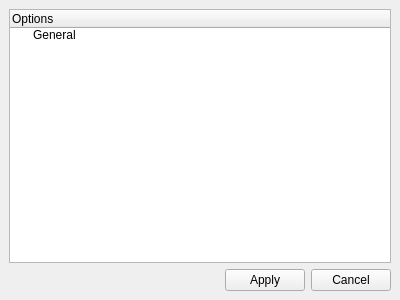
<?xml version="1.0" encoding="UTF-8"?>
<ui version="4.0">
 <class>OptionsWindow</class>
 <widget class="QMainWindow" name="OptionsWindow">
  <property name="geometry">
   <rect>
    <x>0</x>
    <y>0</y>
    <width>400</width>
    <height>300</height>
   </rect>
  </property>
  <property name="minimumSize">
   <size>
    <width>400</width>
    <height>300</height>
   </size>
  </property>
  <property name="windowTitle">
   <string>Options</string>
  </property>
  <widget class="QWidget" name="centralwidget">
   <layout class="QVBoxLayout" name="verticalLayout">
    <item>
     <layout class="QHBoxLayout" name="optionsLayout">
      <item>
       <widget class="QTreeWidget" name="treeWidget">
        <property name="sizePolicy">
         <sizepolicy hsizetype="Expanding" vsizetype="Preferred">
          <horstretch>0</horstretch>
          <verstretch>0</verstretch>
         </sizepolicy>
        </property>
        <column>
         <property name="text">
          <string>Options</string>
         </property>
        </column>
        <item>
         <property name="text">
          <string>General</string>
         </property>
         <property name="flags">
          <set>ItemIsSelectable|ItemIsEnabled</set>
         </property>
        </item>
       </widget>
      </item>
     </layout>
    </item>
    <item>
     <layout class="QHBoxLayout" name="horizontalLayout">
      <item>
       <spacer name="horizontalSpacer">
        <property name="orientation">
         <enum>Qt::Orientation::Horizontal</enum>
        </property>
        <property name="sizeHint" stdset="0">
         <size>
          <width>40</width>
          <height>20</height>
         </size>
        </property>
       </spacer>
      </item>
      <item>
       <widget class="QPushButton" name="applyBtn">
        <property name="text">
         <string>Apply</string>
        </property>
       </widget>
      </item>
      <item>
       <widget class="QPushButton" name="cancelBtn">
        <property name="text">
         <string>Cancel</string>
        </property>
       </widget>
      </item>
     </layout>
    </item>
   </layout>
  </widget>
 </widget>
 <resources/>
 <connections/>
</ui>
